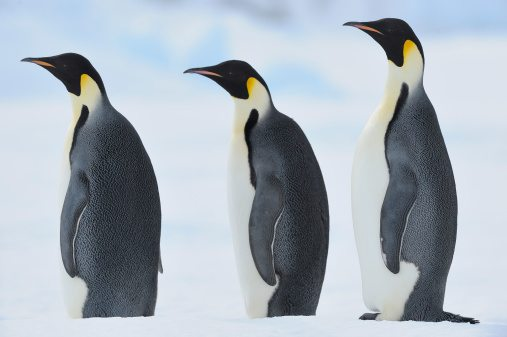
#> input picture 07- Object Detection using Contour Finder/Penguin/Penguin.jpg, 507 x 337 px, found by its file name
$ jupyter execute Penguin.ipynb
#> lines starting #> are read from the running program, lines starting #| are printed output that depends on the picture; after the words box and inside, x2 and y2 are one past the last pixel; in counts of white or black regions, pixels touching at a corner belong together
[cell 1]
import cv2
import matplotlib.pyplot as plt

[cell 2]
img = cv2.imread('penguin.jpg', 0)
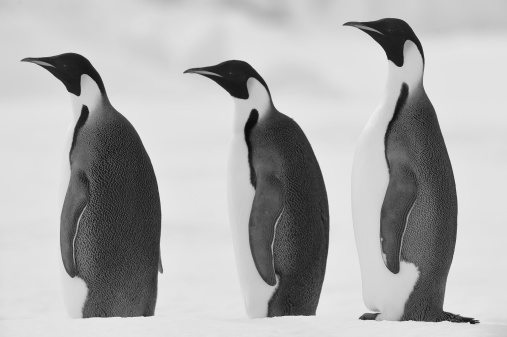
#> img: shape (337, 507); min 5, max 247, mean 175
plt.imshow(img, cmap="gray")

[cell 3]
img_inv = 255 - img
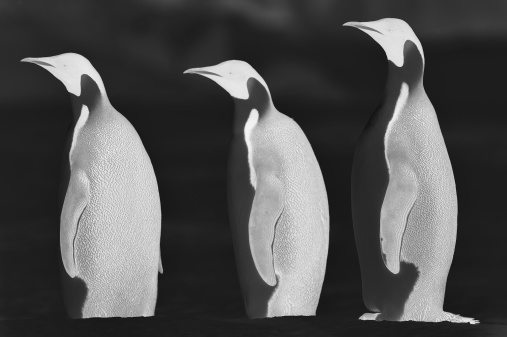
#> img_inv: shape (337, 507); min 8, max 250, mean 80

[cell 4]
_ ,img_threshold = cv2.threshold(img_inv, 80, 255, cv2.THRESH_BINARY)
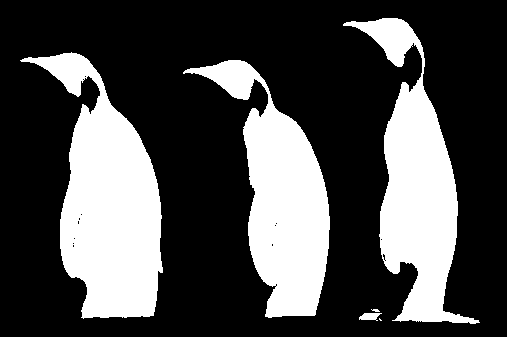
#> img_threshold: shape (337, 507); 29.3% white; 6 white regions (2 under 20 px)
plt.imshow(img_threshold, cmap="gray")

[cell 5]
contours, _ = cv2.findContours(img_threshold, cv2.RETR_EXTERNAL, cv2.CHAIN_APPROX_NONE)
#> contours = 6 contours, 2 with area under 20; largest, box (x1, y1, x2, y2) and area: (20, 52, 163, 319) 18710, (183, 60, 330, 318) 15058, (343, 18, 480, 324) 14924, (359, 313, 382, 321) 98

for c in contours:
    if len(c) > 500:
        x, y, w, h = cv2.boundingRect(c)
        cv2.rectangle(img, (x,y), (x+w , y+h), (127,127,127), 3)
#> this loop made 6 passes
#> (x, y, w, h) on passes 4 to 6: (183, 60, 147, 258), (20, 52, 143, 267), (343, 18, 137, 306)
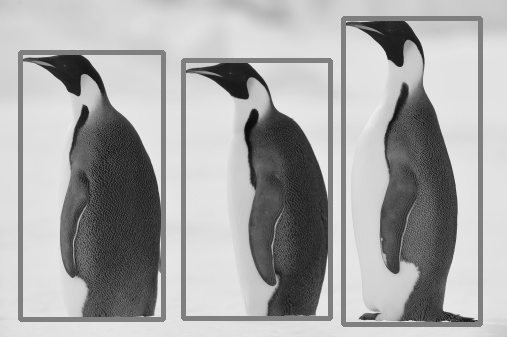
#> img: shape (337, 507); 7.34% of pixels changed, all inside (x1, y1, x2, y2) = (18, 16, 483, 327)

plt.imshow(img, cmap="gray")
